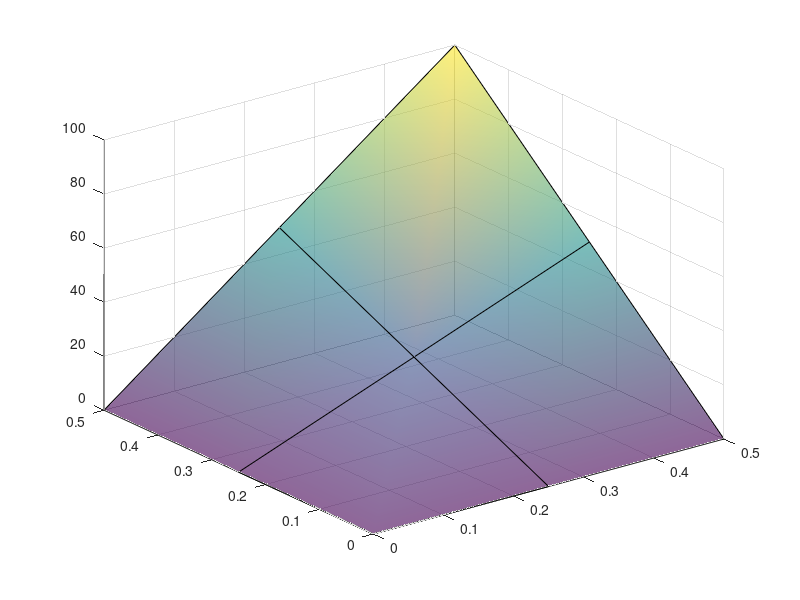

This chart was generated by the following MATLAB code: (Note: this script raises an error after producing the figure.)
clc,clear;
N=2:60;
var=2;
maxerror = zeros(1, length(N));
z = 1;
for n = N
    m = n;
    a1 = 0; b1 = 0.5;
    a2 = 0; b2 = 0.5;
    f11 = @(x) 0; f12 = @(x) 200*x;
    f21 = @(y) 0; f22 = @(y) 200*y;

    h = (b1 - a1)/n; k = (b2 - a2)/m;
    lamda = (h/k)^2;

    A = zeros(n+1,m+1);
    Err = zeros(n+1,m+1);
    for i = 1:n+1
        A(i, 1) = f21(a1 + (i-1)*h);
        A(n-i+2, n+1) = f22(a1 + (i-1)*h);
        A(1, i) = f12(a2 + (i-1)*k);
        A(n+1, i) = f11(a2 + (i-1)*k);
    end

    B = zeros((n-1)*(m-1), (n-1)*(m-1));
    b = zeros((n-1)*(m-1),1);

    for p = 1:(n-1)*(m-1)
        B(p,p) = 2*(lamda^2+1);

        % determining point number
        j = mod(p, n-1);
        if j == 0
            i = p / (n-1);
            j = n-1;
        else
            i = floor(p / (n-1)) + 1;
        end

        % filling the coefficient matrix
        if n > 2
            if i > 1
                B(p, (i-1)*(n-2) + j - (n - i)) = -1;
            end
            if i < (n-1)
                B(p, (i+1)*(n-2) + j - (n - i - 2)) = -1;
            end
            if j > 1
                B(p, i*(n-2) + j - 1 - (n - i - 1)) = -lamda^2;
            end
            if j < (m-1)
                B(p, i*(n-2) + j + 1 - (n - i - 1)) = -lamda^2;
            end
        end

        % filling RHS matrix
        if i == 1
            b(p) = b(p) + A(1, j+1);
        elseif i == n-1
            b(p) = b(p) + A(n+1, j+1);
        end
        if n == 2
            b(p) = b(p) + A(n+1, j+1);
        end
        if j == 1
            b(p) = b(p) + A(i+1, 1);
        elseif j == n-1
            b(p) = b(p) + A(i+1, n+1);
        end
        if n == 2
            b(p) = b(p) + A(i+1, n+1);
        end
    end

    % disp(B);
    % disp(b);

    W = B \ b;
    p = 1;
    for i = 2:n
        for j = 2:n
            A(i, j) = W(p);
            x = a1 + (j-1)*h;
            y = b2 - (i-1)*k;
            Err(i, j) = abs(A(i, j) - 400*x*y);
            p = p+1;
        end
    end

    if var == n
        x = a1 : h : b1;
        y = b2 : -k : a2;
        disp(A);
    
        [X,Y] = meshgrid(x,y);
        figure
        mesh(X,Y,A,'FaceColor','interp', 'FaceAlpha',0.6, 'EdgeColor','black');
        hold on;
        contour(X,Y,A,'FaceColor','auto', 'FaceAlpha',0.6, 'EdgeColor','black');
        hold off;
    
        figure
        mesh(X,Y,Err,'FaceColor','interp', 'FaceAlpha',0.6, 'EdgeColor','black');
        hold off;
    
        x = a1 : 0.005 : b1;
        y = b2 : -0.005 : a2;
    
        [X,Y] = meshgrid(x,y);
        M = 400*X.*Y;
    
        figure
        mesh(X,Y,M,'FaceColor','interp', 'FaceAlpha',0.6, 'EdgeColor','black');
        hold on;
        contour(X,Y,M,'FaceColor','auto', 'FaceAlpha',0.6, 'EdgeColor','black');
        hold off;
    end
    maxerror(z) = max(max(Err));
    z = z+1;
end

delx = (b1 - a1)./N;

figure
loglog(delx, maxerror, 'LineWidth', 2);
hold off;
